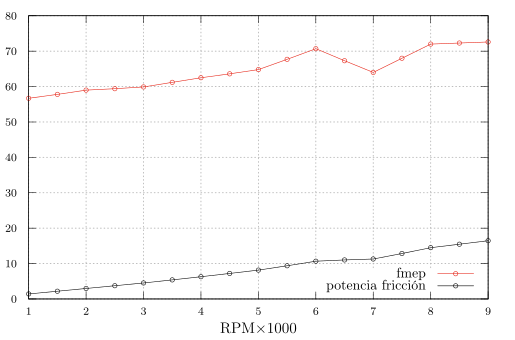

gnuplot code for this plot:
ifile = 'segunda_iter.dat'
ofile = 'segunda_iter_mep.tex'

set terminal tikz standalone color size 13cm,8cm
set termoption dash
set output ofile

# set label 1 at 4.3, 195 '195 N.m.' left font ',8'
# set label 2 at 6.5, 125 '142 CV' center font ',8'
# set label 3 at 1.1, 193 'Torque [Nm]' left font ',8'
# set label 4 at 1.3, 46 'Potencia [CV]' left rotate by 38 font ',8'
# set label 5 at 4.0, 195 "" point pt 5 lc -1 ps 1.5 font ',8'
# set label 6 at 6.5, 142 "" point pt 5 lc -1 ps 1.5 font ',8'

set grid lw 1.5
set key bottom right

set autoscale xfixmax

set tics font ",8"
set xlabel "RPM$\\times$1000" font ",11"

set lmargin at screen 0.05
set rmargin at screen 0.95
set bmargin at screen 0.05
set tmargin at screen 0.95

plot ifile using ($1/1000):11 lt 6 lc 7 w lp t 'fmep', \
     ifile using ($1/1000):13 lt 6 lc -1 w lp t 'potencia fricción', \
